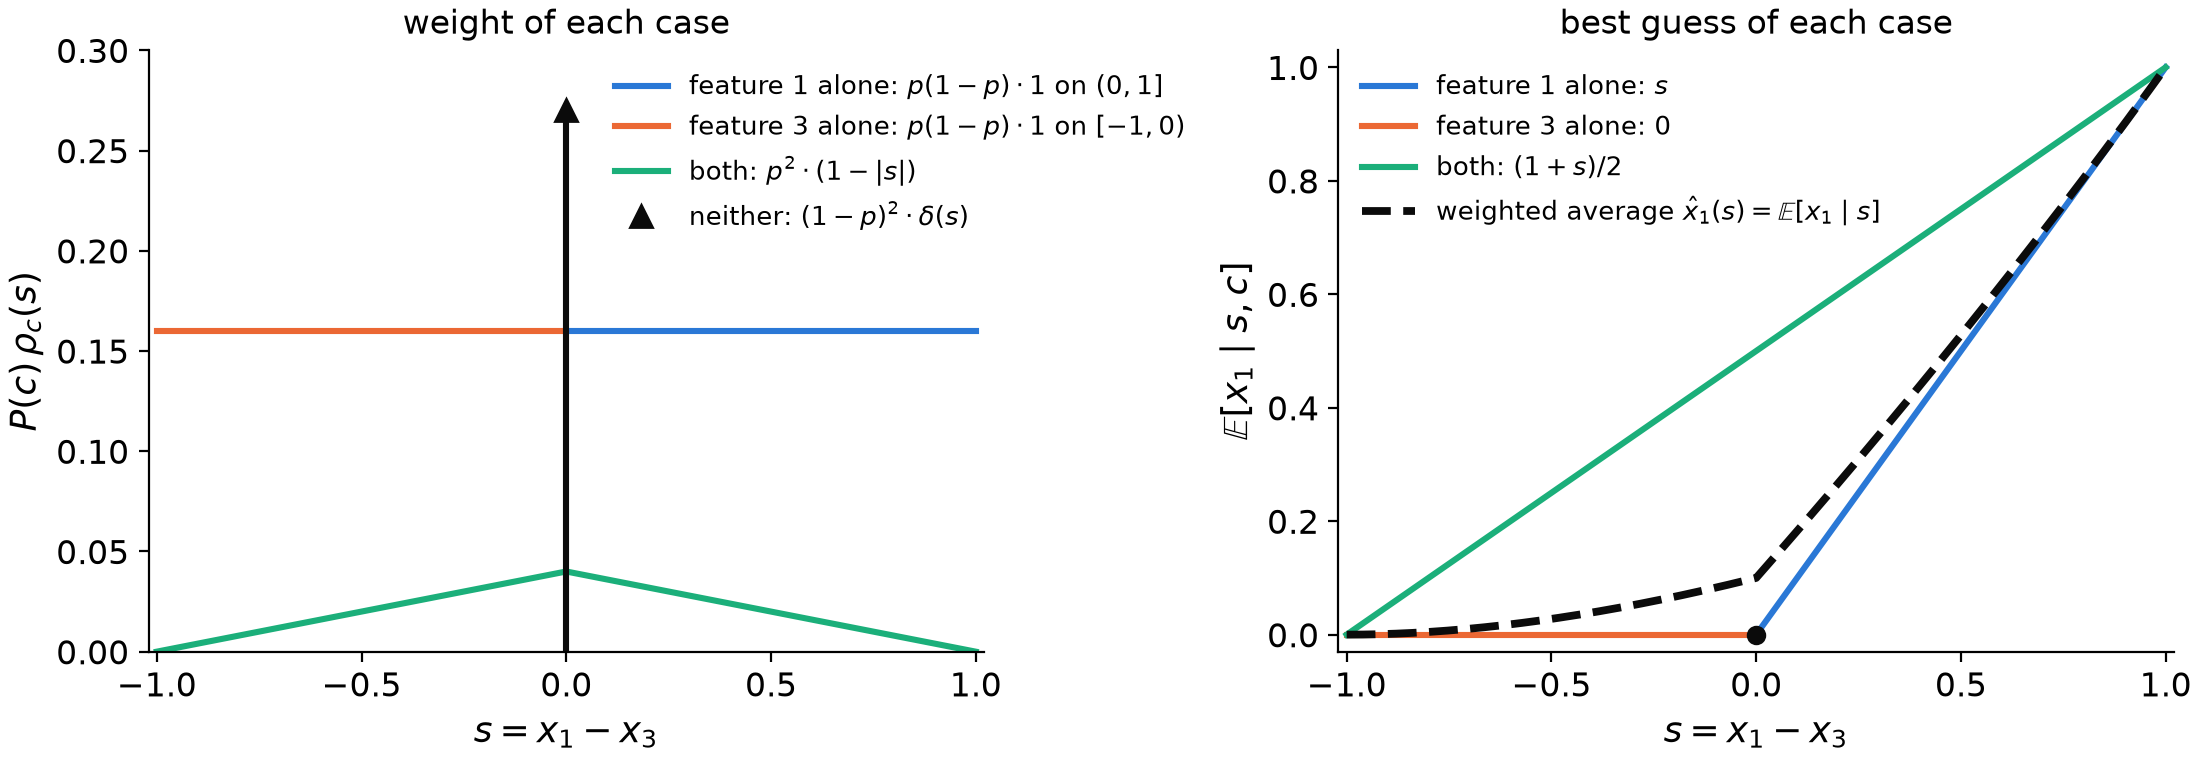

This figure's Python source:
# The appendix figure behind the closed-form decoder of the symmetric pair: for each of the four cases
# (neither, feature 1 alone, feature 3 alone, both), how often it produces a reading s (left) and what
# x1 is in that case (right); the closed form is the average of the right panel weighted by the left.
# Run from the repo root: python -m figures.appendix_cases
from pathlib import Path

import matplotlib

matplotlib.use("Agg")
import matplotlib.pyplot as plt
import numpy as np

from common import AQUA, BLUE, INK, MUTED, ORANGE, P

OUT = Path("figures/appendix_cases")
s_neg, s_pos = np.linspace(-1, 0, 200), np.linspace(0, 1, 200)
s = np.concatenate([s_neg, s_pos])
w1, w3, w13 = P * (1 - P) * np.ones_like(s_pos), P * (1 - P) * np.ones_like(s_neg), P * P * (1 - np.abs(s))
x1_alone, x1_both = s_pos, (1 + s) / 2
post = np.where(s < 0, P * (1 + s) ** 2 / (2 * (1 + P * s)), (2 * (1 - P) * s + P * (1 - s ** 2)) / (2 * (1 - P * s)))

plt.rcParams.update({"font.size": 12, "axes.labelsize": 13})
fig, axes = plt.subplots(1, 2, figsize=(11, 3.8), layout="constrained")
ax = axes[0]
ax.plot(s_pos, w1, color=BLUE, lw=2.2, label="feature 1 alone: $p(1-p) \\cdot 1$ on $(0, 1]$")
ax.plot(s_neg, w3, color=ORANGE, lw=2.2, label="feature 3 alone: $p(1-p) \\cdot 1$ on $[-1, 0)$")
ax.plot(s, w13, color=AQUA, lw=2.2, label="both: $p^2 \\cdot (1 - |s|)$")
ax.plot([0, 0], [0, 0.27], color=INK, lw=2.2)
ax.plot([0], [0.27], "^", color=INK, ms=8, clip_on=False, label="neither: $(1-p)^2 \\cdot \\delta(s)$")
ax.set_ylim(0, 0.3)
ax.set_ylabel("$P(c)\\, \\rho_c(s)$")
ax.set_title("weight of each case", fontsize=12)
ax = axes[1]
ax.plot(s_pos, x1_alone, color=BLUE, lw=2.2, label="feature 1 alone: $s$")
ax.plot(s_neg, np.zeros_like(s_neg), color=ORANGE, lw=2.2, label="feature 3 alone: $0$")
ax.plot(s, x1_both, color=AQUA, lw=2.2, label="both: $(1+s)/2$")
ax.plot(s, post, color=INK, lw=2.8, ls="--", label="weighted average $\\hat{x}_1(s) = \\mathbb{E}[x_1 \\mid s]$")
ax.plot([0], [0], "o", color=INK, ms=6, zorder=5)
ax.set_ylim(-0.03, 1.03)
ax.set_ylabel("$\\mathbb{E}[x_1 \\mid s, c]$")
ax.set_title("best guess of each case", fontsize=12)
for ax in axes:
    ax.set_xlabel("$s = x_1 - x_3$")
    ax.set_xlim(-1.02, 1.02)
    ax.spines[["top", "right"]].set_visible(False)
    ax.legend(frameon=False, fontsize=9.5, loc="upper left")
axes[0].legend(frameon=False, fontsize=9.5, loc="upper left", bbox_to_anchor=(0.53, 1.0))
fig.savefig(OUT.with_suffix(".pdf"))
fig.savefig(OUT.with_suffix(".png"), dpi=200)
